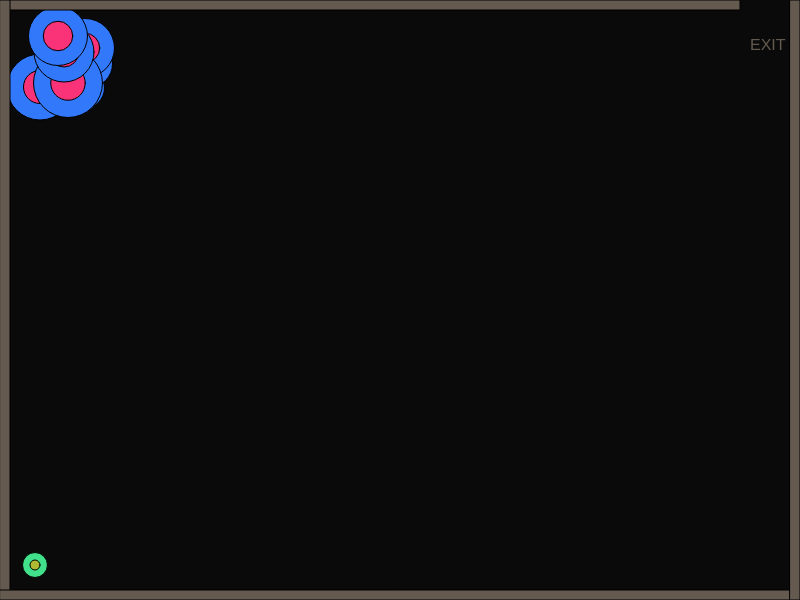
Frame 1 (no input)
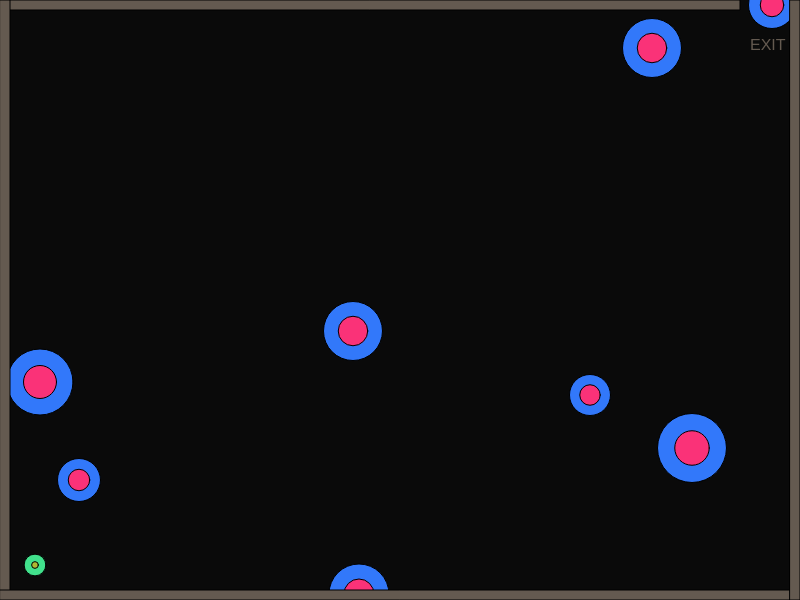
Frame 60 (no input)
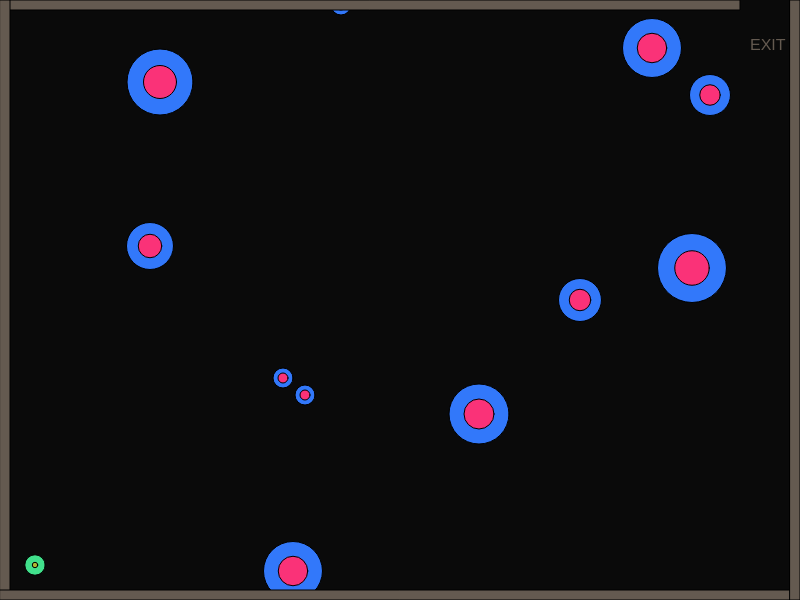
Frame 120 (the mouse pressed at the canvas centre since frame 60)

The p5.js sketch that drew these frames (run headless with seeded random() and noise() and a simulated clock; from frame 60 on, the mouse is pressed at the canvas centre):

// p5.js sketch
// ── sketch.js
// Variable intialization an' such
var player_X = 35;
var player_Y = 565;
var diameter = 25;
var grow_Speed = 0.65;

var mouse_X;
var mouse_Y;

var frame_Time =0;
var game_State = true;

// Sets of arrays for obstacles
var obsCount = 8;  // Using an external variables rather than a variable in the for loop. Just seems easier I guess.
var obs_X = []; 
var obs_Y = []; 
var obs_Diameter = []; 
var obs_XSpeed = [];
var obs_YSpeed = [];
var obs_Cooldown = 0; // Used to prevent mouse click from generating infinity obstacles at once

const s = 83;
const w = 87;
const a = 65;
const d = 68;

// Setup Canvas
function setup() {
  createCanvas(800, 600);
  DrawObstacles(); 
}

// Creates the parameters which the CreateObs uses to draw the obstacles
function DrawObstacles(){   
  for (var i = 0; i < obsCount; i++) {      // get all the random numbers to create a circles
    obs_X[i] = getRandomNumber(800);
    obs_Y[i] = getRandomNumber(600);
    obs_Diameter[i] = Math.floor(Math.random() * 30) + 40;
    obs_XSpeed[i] = Math.floor(Math.random() * 12) - 6;
    obs_YSpeed[i] = Math.floor(Math.random() * 12) - 6;
  }
}

// define ConcentricCircle function
function ConcentricCircle(x, y, outer_diameter, inner_diameter, outer_red, outer_green, outer_blue, inner_red, inner_green, inner_blue)
 {
  fill(outer_red, outer_green, outer_blue);
  circle(x, y, outer_diameter);
  fill(inner_red, inner_green, inner_blue);
  circle(x, y, inner_diameter);
}

// RNG (YOINK)
function getRandomNumber(number) {
  return Math.floor(Math.random() * 55) + 35; 
}

// `` -- __ Scene Setup/ Initialization __ -- `` \\
function CreateBorders()
{
    // Border Fill Color
    fill(100, 90, 80);
    // Top
    rect(0, 0, width-60, 10)
    // Left 
    rect(0, 0, 10, height)
    // Right 
    rect(0, height-10, width, 10)
    // Bottom
    rect(width-10, 0, 10, height)
}

function CreatePlayer(){  //Creates the Player
  ConcentricCircle(player_X, player_Y, diameter, diameter-15, 65, 225, 140, 175, 185, 50);
}

function CreateObs(){     // Creates the Obstacles using concentric circles
for (var i = 0; i < obs_X.length; i++) {
  ConcentricCircle(
    obs_X[i],
    obs_Y[i],
    obs_Diameter[i],
    obs_Diameter[i] / 2,
    50, 120, 250, 250, 50, 120
    
    );
  }
   // console.log("Created Circle number: " + obs_X.length)
}

// Makin dem dere circledrawer ya 'earin' me now?
function ClickCircle() {
  if (mouseIsPressed && mouseButton === LEFT  && obs_Cooldown === 0) {
    mouse_X = mouseX;
    mouse_Y = mouseY;
    console.log("Mouse coordinates: X " + mouse_X + " :: Y " + mouse_Y);
    frame_Time_Freeze = frame_Time;
    console.log("Frametime Freeze = " + frame_Time_Freeze);

    obs_X[obsCount] = mouse_X;
    obs_Y[obsCount] = mouse_Y;
    obs_Diameter[obsCount] = 20;
    obs_XSpeed[obsCount] = Math.floor(Math.random() * 12) - 6;
    obs_YSpeed[obsCount] = Math.floor(Math.random() * 12) - 6;
    
    obsCount++;
    obs_Cooldown = 20    
  }
}

// `` -- __ Motion && Position __ -- `` \\
function MoveObs() { 
  if (game_State === true) {
    // Using frame time to randomize speeds
    if (frame_Time >= 60) {
      for (var i = 0; i < obs_X.length; i++) {
        obs_XSpeed[i] = Math.floor(Math.random() * 12) - 6; 
        obs_YSpeed[i] = Math.floor(Math.random() * 12) - 6;
      }
      frame_Time = 0; 
    }
    for (var i = 0; i < obs_X.length; i++) {
      obs_X[i] += obs_XSpeed[i];
      obs_Y[i] += obs_YSpeed[i];

      if (obs_X[i] > width)  obs_X[i] = 0;
      if (obs_X[i] < 0)      obs_X[i] = width;
      if (obs_Y[i] > height) obs_Y[i] = 0;
      if (obs_Y[i] < 0)      obs_Y[i] = height;
    }
  }
}

function MovePlayer() {   // Handles movement of objects and frame timer! We be movin' mon ((Renamed for better clarity))
  if (game_State === true) {  
  if (player_X >= 800)  {player_X = 20;};
  if (player_X <= 0)    {player_X = 780;};
  if (player_Y >= 600)  {player_Y = 20;};
  if (player_Y <= 0)    {player_Y = 580;};

  if (keyIsDown(s)) {player_Y += 5;} else if (keyIsDown(w)) {player_Y -= 5;};
  if (keyIsDown(d)) {player_X += 5;} else if (keyIsDown(a)) {player_X -= 5;};

  frame_Time++; 
  diameter += grow_Speed;   // Makin dem gettin big' n small
    if (diameter >= 40 || diameter <= 20) {
    grow_Speed *= -1; 
      }
  }
  if (obs_Cooldown > 0) {
      obs_Cooldown--;  // Keeps the cooldown from being perma triggered
  }  
}

function DrawExit(){    // Draws the "Exit" label
  textSize(16);
  text("EXIT", width-50, height-550)
}

function VictoryMessage(){
   if (player_X >= 740 && player_Y <= 15){
    game_State = false;
    fill(200, 200, 200);
    stroke(5);
    textSize(26);
    text("Victory!!", width/2-50, height/2-50);
 }
}
// `` -- __ DRAW __ -- `` \\
function draw() {
  background(10, 10, 10);

  CreatePlayer();   // function that creates a player.
  MovePlayer();       // function to move the player using the keyboard.
  ClickCircle();    // function that draws an object to the screen when pressing the mouse.

  CreateObs();      // function that creates multiple obstacles of different sizes and colors on the screen 
  MoveObs();        // different functions to move each of the obstacles around randomly around the screen. If they leave the screen, have them come back on the other side.

  CreateBorders();  // function to generate a border around the screen.
  DrawExit();       // function to generate the exit
  VictoryMessage(); // function to display the “You win” message.
}
